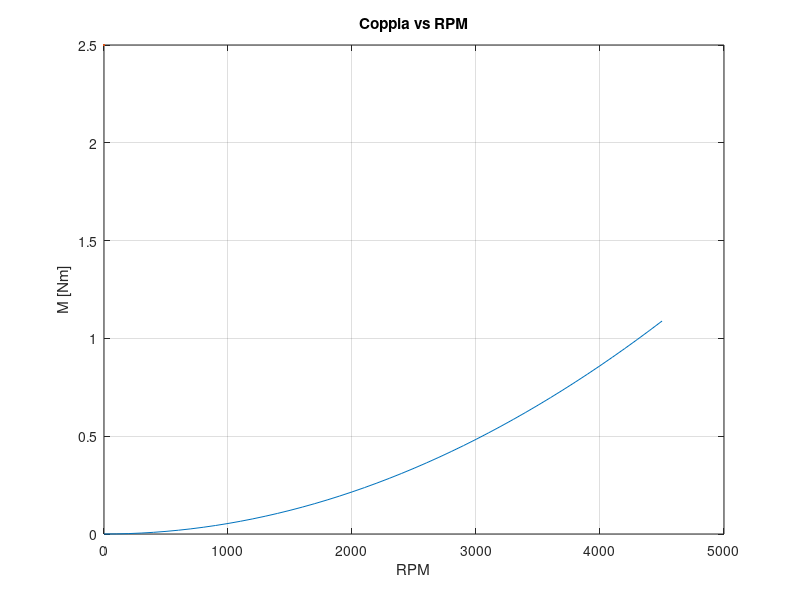

This chart was generated by the following MATLAB code:

%Drone
env.drn_mass = 15; %kg
env.drn_arm = 0.35; %m
env.drn_arm_c = 6; %num braccia

%inertia
env.inertia = [0.2; 0.2; 0.7]; %mom inerzia ixx iyy izz (x rollio, y pitch, i yaw) kg/m^2

env.in_mat = [env.inertia(1), 0,   0;
                0, env.inertia(2), 0;
                0, 0, env.inertia(3)];
env.inv_intmat = inv(env.in_mat);

%Attrito
env.torqueFric =0.5 * 1.12 * [0.2, 0, 0;
                0, 0.2, 0;
                0, 0, 0.2];

%variabili
env.arm_angle = 360 / env.drn_arm_c; %angolo tra braccia [deg]

%posizione braccia rispetto centro, disposti su una circonferenza
max_angle = 360 - env.arm_angle; %angolo massimo tra primo e ultimo braccio
env.arm_pos_x = env.drn_arm * cosd(0:env.arm_angle:max_angle);
env.arm_pos_y = env.drn_arm * sind(0:env.arm_angle:max_angle);
env.arm_sign_z = [1, -1, 1, -1, 1, -1];

%Segni per comando
env.sign_z = [1; -1; 1; -1; 1;-1];
env.sign_x = [-1; -1; 1; 1; 1; -1]; %segni spinta per mom attorno a y positivo
env.sign_y = [0; 1; 1; 0; -1; -1];

%Limiti
env.lowerlimit = [-0.5; -0.5; -0.5; -1];
env.upperlimit = [+0.5; +0.5; +0.5; 1];

%Simulazione
env.dt = 0.0025;
env.g = 9.81;
env.rho = 1.12;
env.S = 0.5;
env.cd = 15;
env.k0 = 0.5 * env.rho * env.S * env.cd;
env.rpm_smooth = 0.06;
env.plot = false;
env.sim_curr = 0;

%Rotore https://www.kdedirect.com/collections/uas-multi-rotor-brushless-motors/products/kde13218xf-105
Kv =	330; %RPM/V
Kt =	0.0289; %Nm/A
Rm =	0.044; %Ω
Ke =    1 / (Kv * (2*pi) / 60); %Vs/rad
I0 =    0.5; %A
J  =    0.631 / 100^2; %kg*m^2

%Aprox B
% run("boh.m")
% B = B_fun; %best fit dati costruttore



%Elica KDE-CF355-DP https://www.kdedirect.com/collections/multi-rotor-propeller-blades/products/kde-cf355-dp
C_thr = 0.0763 * 1;
C_tor = 0.00359 * 1;
C_pow = 0.02254;
rho = 1.11;
d = 0.5461;
m = 2 * 0.025;

env.prp_in = 1/12 * m * d^2 + J; 
xstuff = (0:100:4500);

Thr = C_thr * rho * d^4 * (xstuff./60).^2;
plot(xstuff,Thr, LineWidth=2.5)
title("Spinta vs RPM")
xlabel("RPM")
ylabel("T [N]")
grid on
Tor = C_tor * rho * d^5 * (xstuff./60).^2;
plot(xstuff,Tor, LineWidth=2.5)
title("Coppia vs RPM")
xlabel("RPM")
ylabel("M [Nm]")
grid on

%Funzioni Torque e Thrust
env.fcn_tor     = @(rpm) C_tor * rho * d^5 * (rpm/60).^2;
env.fcn_thr     = @(rpm) C_thr * rho * d^4 * (rpm/60).^2;
env.fcn_pow     = @(rpm) C_pow * rho * d^5 * (rpm/60).^3;
env.fcn_clamp   = @(x,a,b) min(b, max(a, x));

function rpm_val = throttle2rpm(throttle)
    thr = [0.25, .375, 0.5, 0.625, 0.75, 0.875, 1]';
    rpm = [2140, 2960, 3690, 4340, 4930, 5250, 5830]';

    rpm_val = interp1(thr, rpm, throttle, 'linear', 'extrap');
end
env.throttle2rpm = @(throttle) throttle2rpm(throttle);


function arr = randomArrayBound(arrMin, arrMax)
    N = length(arrMin);
    arr = zeros(N,1);
    for i=1:N
        arr(i) = arrMin(i) + rand(1) * (arrMax(i) - arrMin(i));
    end
end
env.fcn_randomArrayBound = @(a,b) randomArrayBound(a,b);


%Funzioni step eulero
function State = stepState(State, Action, env)
    % Ordina struct
    sim_ang     = State.sim_ang;
    sim_vel     = State.sim_vel;
    sim_pos     = State.sim_pos;
    sim_vang    = State.sim_vang;
    sim_time    = State.sim_time;

    throttle_val = Action;

    %RPM Smooth
    last_rpm = State.last_rpm;
    new_rpm     = env.throttle2rpm(throttle_val);
    
    %Time of sim
    sim_time = sim_time + env.dt;

    %Smooth -> Low Pass filter
    sim_rpm = last_rpm * (1 - env.rpm_smooth) + env.rpm_smooth * new_rpm;
    sim_wrot    = sim_rpm * 2 * pi / 60;
    
    %Funzioni
    thrust_arr = env.fcn_thr(sim_rpm);
    torque_arr = env.fcn_tor(sim_rpm);

    %Angoli
    r       = sim_ang(1); %roll
    p       = sim_ang(2); %pitch
    y       = sim_ang(3); %yaw

    %Matrice rot w -> drn
    R = eul2rotm([y,p,r]);

    %Matrice rot vang 
    R_a = [ 1,   0,     -sin(p);
            0, cos(r), cos(p)*sin(r);
            0, -sin(r), cos(p)*cos(r)];

    %calcolo forze
    F_t = [0; 0; 1] * sum(thrust_arr);
    F_g = R \ (-[0; 0; 1] * env.drn_mass * env.g);
    F_a = R \ (-env.k0 * sim_vel .* abs(sim_vel));
    F_tot = F_t + F_g + F_a;

    %calcolo momenti
    %Momento forze
    M_x = env.arm_pos_y * thrust_arr;
    M_y = -env.arm_pos_x * thrust_arr;
    M_z = env.sign_z' * torque_arr;

    M_f = [M_x; M_y; M_z];

    % %Coppia giroscopica
    K_omega = sum(sim_wrot' * env.arm_sign_z');
    M_gyro = [
        -env.prp_in * sim_vang(2) * K_omega; ...
        env.prp_in * sim_vang(1) * K_omega; ...
        0
    ];
    % M_gyro = zeros(3,1);

    %Momento attrito
    M_a = -100 * env.torqueFric * sim_vang .* abs(sim_vang);

    % Calcolo momenti totali
    M_tot = M_gyro + M_f + M_a;

    %Integrazione
    sim_acc = F_tot/env.drn_mass - cross(sim_vang, sim_vel);
    sim_vel = sim_vel + R * sim_acc * env.dt;
    sim_pos = sim_pos + sim_vel * env.dt;

    %Blocco
    sim_pos(3) = max(sim_pos(3), 0);

    %Angoli
    sim_vacc = M_tot - cross(sim_vang, env.in_mat * sim_vang);
    sim_vacc = env.in_mat \ sim_vacc;
    sim_vang = sim_vang + sim_vacc * env.dt;
    sim_ang = sim_ang + R_a \ sim_vang * env.dt;

    % Ordina struct
    State.sim_ang = sim_ang;
    State.sim_vel = sim_vel;
    State.sim_pos = sim_pos;
    State.sim_vang = sim_vang;
    State.sim_time = sim_time;
    State.last_rpm = sim_rpm;
end
env.fcn_step = @stepState;

function out = randomPerm(values,N)
    combos = perms(values);
    combos = combos(:, 1:N);
    idx = randi(size(combos, 1));
    out = combos(idx, :)';
end
env.fcn_perm = @randomPerm;

function Action = predict(actor, obs) 
    int_action = getAction(actor, {obs});
    Action = int_action{1};
end
env.predict = @predict;

function Action = evalPid(State, env, com_arr)
        persistent integ;
        persistent lastAlt;  

        %First init
        if isempty(integ)
            integ = 0;  
            lastAlt = 0;
        end

        %Values from command array
        com_ang = com_arr(1:3);
        com_alt = com_arr(4);
        if not(com_alt == lastAlt)
            integ = 0;
        end

        %commanded angle
        err_ang = com_ang - State.sim_ang;

        %Comando
        Action = zeros(6,1);

        %%Angolo yaw
        kz = (err_ang(3) * 50 - 10 * State.sim_vang(3)) * env.arm_sign_z';
        kz = env.fcn_clamp(kz, -0.1, 0.1);
        Action = Action + kz;

        % %%Quota
        kz = (com_alt - State.sim_pos(3)) * 14 - 5 * State.sim_vel(3) + integ/10;
        kz = env.fcn_clamp(kz, 0.2, 0.7);
        Action = Action + kz * ones(6,1);

        err_z = com_alt - State.sim_pos(3);
        integ = integ + err_z * env.dt;
        integ = env.fcn_clamp(integ, -1, 1);
        lastAlt = com_alt;

        %%Posizione 
        %X
        kx = (8*err_ang(2) - 0.5*State.sim_vang(2)) * env.sign_x;
        kx = env.fcn_clamp(kx, -0.05, 0.05);
        Action = Action + kx;

        %Y
        ky = (8*err_ang(1) - 0.5*State.sim_vang(1)) * env.sign_y;
        ky = env.fcn_clamp(ky, -0.05, 0.05);
        Action = Action + ky;

        Action = env.fcn_clamp(Action, zeros(6,1), ones(6,1));
end
env.fcn_evalpid = @evalPid;
